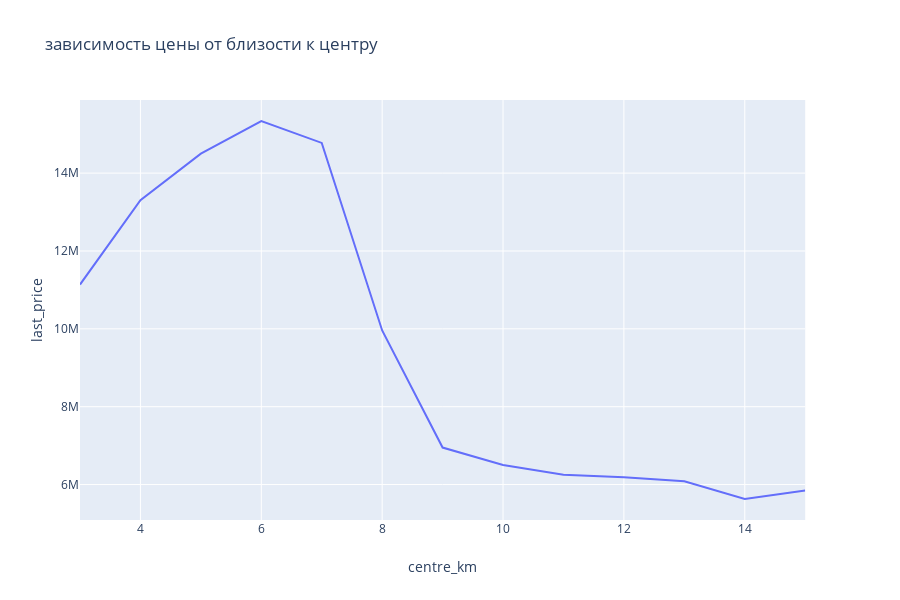

Notebook code for this chart:
### Code cell
fig = px.line(df_piter_gr, x = 'centre_km', y = 'last_price', title = 'зависимость цены от близости к центру')
fig.show()

### Figure 1 — Plotly figure (JSON) as saved in the notebook; plotly's stock layout.template omitted (floating-point values rounded to 4 significant figures)
{"data": [{"hoverlabel": {"namelength": 0}, "hovertemplate": "centre_km=%{x}<br>last_price=%{y}", "legendgroup": "", "line": {"color": "#636efa", "dash": "solid"}, "mode": "lines", "name": "", "showlegend": false, "type": "scatter", "x": [3, 4, 5, 6, 7, 8, 9, 10, 11, 12, 13, 14, 15], "xaxis": "x", "y": [11140000.0, 13300000.0, 14500000.0, 15340000.0, 14780000.0, 9958000.0, 6951000.0, 6504000.0, 6251000.0, 6190000.0, 6083000.0, 5629000.0, 5848000.0], "yaxis": "y"}], "layout": {"height": 600, "legend": {"tracegroupgap": 0}, "title": {"text": "зависимость цены от близости к центру"}, "xaxis": {"anchor": "y", "domain": [0, 0.98], "title": {"text": "centre_km"}}, "yaxis": {"anchor": "x", "domain": [0, 1], "title": {"text": "last_price"}}}}
